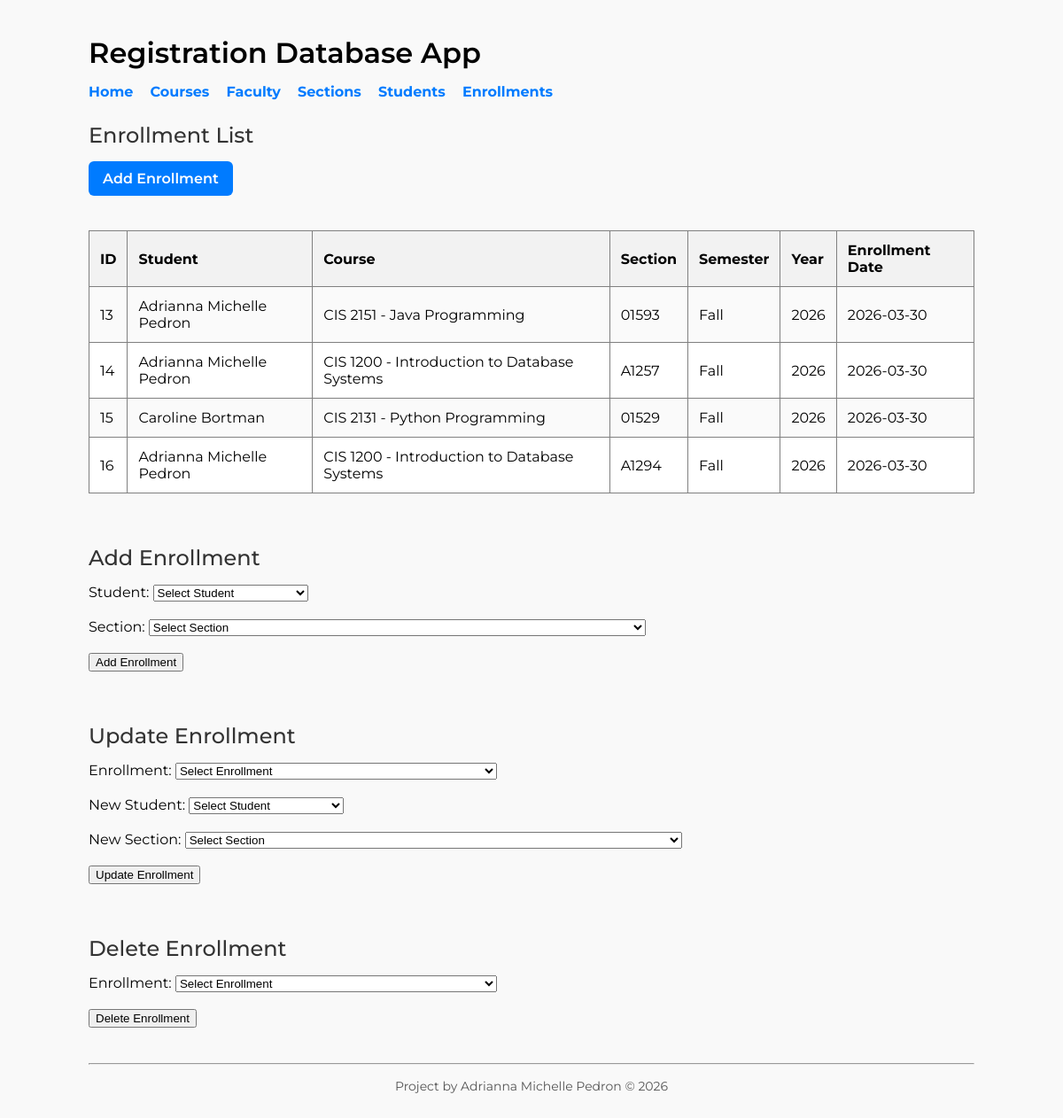
The app's page /enrollments.php with its own data.
### tables this page shows
CREATE TABLE `Enrollment` (
  `enrollment_id` int(11) NOT NULL,
  `student_id` int(11) NOT NULL,
  `section_id` int(11) NOT NULL,
  `enrollment_date` date NOT NULL
);

CREATE TABLE `Student` (
  `student_id` int(11) NOT NULL,
  `first_name` varchar(20) NOT NULL,
  `last_name` varchar(20) NOT NULL,
  `email` varchar(50) NOT NULL,
  `program` varchar(50) NOT NULL
);

CREATE TABLE `Course` (
  `course_id` int(11) NOT NULL,
  `course_code` varchar(10) NOT NULL,
  `course_name` varchar(100) NOT NULL,
  `credits` int(11) NOT NULL
);

CREATE TABLE `Section` (
  `section_id` int(11) NOT NULL,
  `course_id` int(11) NOT NULL,
  `section_number` varchar(10) NOT NULL,
  `semester` varchar(20) NOT NULL,
  `year` int(11) NOT NULL,
  `faculty_id` int(11) NOT NULL,
  `schedule` varchar(50) NOT NULL,
  `modality` varchar(10) NOT NULL,
  `capacity` int(11) NOT NULL,
  `seats_available` int(11) NOT NULL
);

### enrollments.php (the view, shortened to what this page needs)
<?php
require_once('models/database.php');
$query = 'SELECT
            Enrollment.enrollment_id,
            Student.first_name,
            Student.last_name,
            Course.course_code,
            Course.course_name,
            Section.section_number,
            Section.semester,
            Section.year,
            Enrollment.enrollment_date
          FROM Enrollment
          JOIN Student ON Enrollment.student_id = Student.student_id
          JOIN Section ON Enrollment.section_id = Section.section_id
          JOIN Course ON Section.course_id = Course.course_id
          ORDER BY Enrollment.enrollment_id';
$statement = $database->prepare($query);
$statement->execute();
$enrollments = $statement->fetchAll();
?>
<?php include 'header.php'; ?>
<h2>Enrollment List</h2>
<a href="add_enrollment.php" class="btn">Add Enrollment</a>
<br><br>
<?php if (count($enrollments) > 0) : ?>
<table border="1" cellpadding="8">
    <tr>
        <th>ID</th>
        <th>Student</th>
        <th>Course</th>
        <th>Section</th>
        <th>Semester</th>
        <th>Year</th>
        <th>Enrollment Date</th>
    </tr>
    <?php foreach ($enrollments as $enrollment) : ?>
        <tr>
            <td><?php echo $enrollment['enrollment_id']; ?></td>
            <td><?php echo $enrollment['first_name'] . ' ' . $enrollment['last_name']; ?></td>
            <td><?php echo $enrollment['course_code'] . ' - ' . $enrollment['course_name']; ?></td>
            <td><?php echo $enrollment['section_number']; ?></td>
            <td><?php echo $enrollment['semester']; ?></td>
            <td><?php echo $enrollment['year']; ?></td>
            <td><?php echo $enrollment['enrollment_date']; ?></td>
        </tr>
    <?php endforeach; ?>
</table>
<?php else : ?>
    <p>No enrollments yet.</p>
<?php endif; ?>
<br><br>
<h2 id="add-enrollment">Add Enrollment</h2>
<form action="add_enrollment_action.php" method="post">
    <label>Student:</label>
    <select name="student_id" required>
        <option value="">Select Student</option>
    </select>
    <br><br>
    <label>Section:</label>
    <select name="section_id" required>
        <option value="">Select Section</option>
    </select>
    <br><br>
    <input type="submit" value="Add Enrollment">
</form>
<br><br>
<h2 id="update-enrollment">Update Enrollment</h2>
<form action="edit_enrollment_action.php" method="post">
    <label>Enrollment:</label>
    <select name="enrollment_id" required>
        <option value="">Select Enrollment</option>
    </select>
    <br><br>
    <label>New Student:</label>
    <select name="student_id" required>
        <option value="">Select Student</option>
    </select>
    <br><br>
    <label>New Section:</label>
    <select name="section_id" required>
        <option value="">Select Section</option>
    </select>
    <br><br>
    <input type="submit" value="Update Enrollment">
</form>
<br><br>
<h2 id="delete-enrollment">Delete Enrollment</h2>
<form action="delete_enrollment.php" method="post">
    <label>Enrollment:</label>
    <select name="enrollment_id" required>
        <option value="">Select Enrollment</option>
    </select>
    <br><br>
    <input type="submit" value="Delete Enrollment">
</form>
<?php include 'footer.php'; ?>

### style.css (style rules this page uses)
body { font-family: 'Montserrat', sans-serif; margin: 40px; background-color: #f9f9f9; }
h2 { margin-bottom: 15px; font-weight: 500; color: #333; }
.btn { display: inline-block; padding: 10px 16px; background-color: #007BFF; color: white; text-decoration: none; border-radius: 6px; font-weight: 600; }
table { width: 100%; border-collapse: collapse; margin-top: 20px; background-color: white; }
th, td { padding: 12px; text-align: left; }
th { background-color: #f2f2f2; }
tr:nth-child(even) { background-color: #fafafa; }

### records on screen
enrollment: enrollment_id "13", student.first_name "Adrianna Michelle", student.last_name "Pedron", course.course_code "CIS 2151", course.course_name "Java Programming", section.section_number "01593", section.semester "Fall", section.year "2026", enrollment_date "2026-03-30"
enrollment: enrollment_id "14", student.first_name "Adrianna Michelle", student.last_name "Pedron", course.course_code "CIS 1200", course.course_name "Introduction to Database Systems", section.section_number "A1257", section.semester "Fall", section.year "2026", enrollment_date "2026-03-30"
enrollment: enrollment_id "15", student.first_name "Caroline", student.last_name "Bortman", course.course_code "CIS 2131", course.course_name "Python Programming", section.section_number "01529", section.semester "Fall", section.year "2026", enrollment_date "2026-03-30"
enrollment: enrollment_id "16", student.first_name "Adrianna Michelle", student.last_name "Pedron", course.course_code "CIS 1200", course.course_name "Introduction to Database Systems", section.section_number "A1294", section.semester "Fall", section.year "2026", enrollment_date "2026-03-30"
